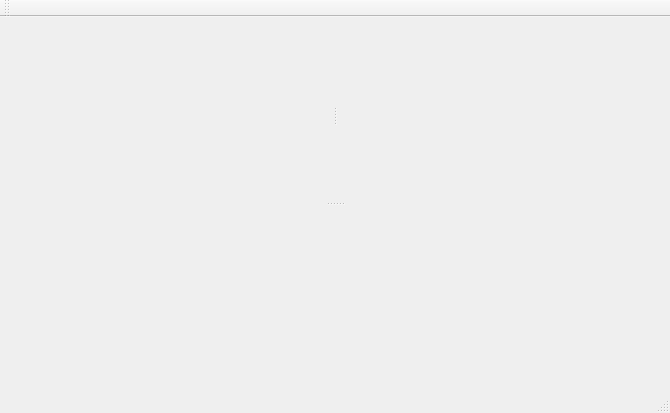
<?xml version="1.0" encoding="UTF-8"?>
<ui version="4.0">
 <class>MainWindow</class>
 <widget class="QMainWindow" name="MainWindow">
  <property name="geometry">
   <rect>
    <x>0</x>
    <y>0</y>
    <width>670</width>
    <height>413</height>
   </rect>
  </property>
  <property name="windowTitle">
   <string>MainWindow</string>
  </property>
  <widget class="QWidget" name="centralWidget">
   <layout class="QGridLayout" name="gridLayout_4">
    <item row="0" column="0">
     <widget class="QSplitter" name="splitterBottomVer">
      <property name="orientation">
       <enum>Qt::Vertical</enum>
      </property>
      <widget class="QSplitter" name="splitterTopHor">
       <property name="orientation">
        <enum>Qt::Horizontal</enum>
       </property>
       <widget class="QWidget" name="">
        <layout class="QGridLayout" name="gridLayoutTopLeft"/>
       </widget>
       <widget class="QWidget" name="">
        <layout class="QGridLayout" name="gridLayoutTopRight"/>
       </widget>
      </widget>
      <widget class="QWidget" name="">
       <layout class="QGridLayout" name="gridLayoutBottom"/>
      </widget>
     </widget>
    </item>
   </layout>
  </widget>
  <widget class="QMenuBar" name="menuBar">
   <property name="geometry">
    <rect>
     <x>0</x>
     <y>0</y>
     <width>670</width>
     <height>23</height>
    </rect>
   </property>
  </widget>
  <widget class="QToolBar" name="mainToolBar">
   <attribute name="toolBarArea">
    <enum>TopToolBarArea</enum>
   </attribute>
   <attribute name="toolBarBreak">
    <bool>false</bool>
   </attribute>
  </widget>
  <widget class="QStatusBar" name="statusBar"/>
 </widget>
 <layoutdefault spacing="6" margin="11"/>
 <resources/>
 <connections/>
</ui>
